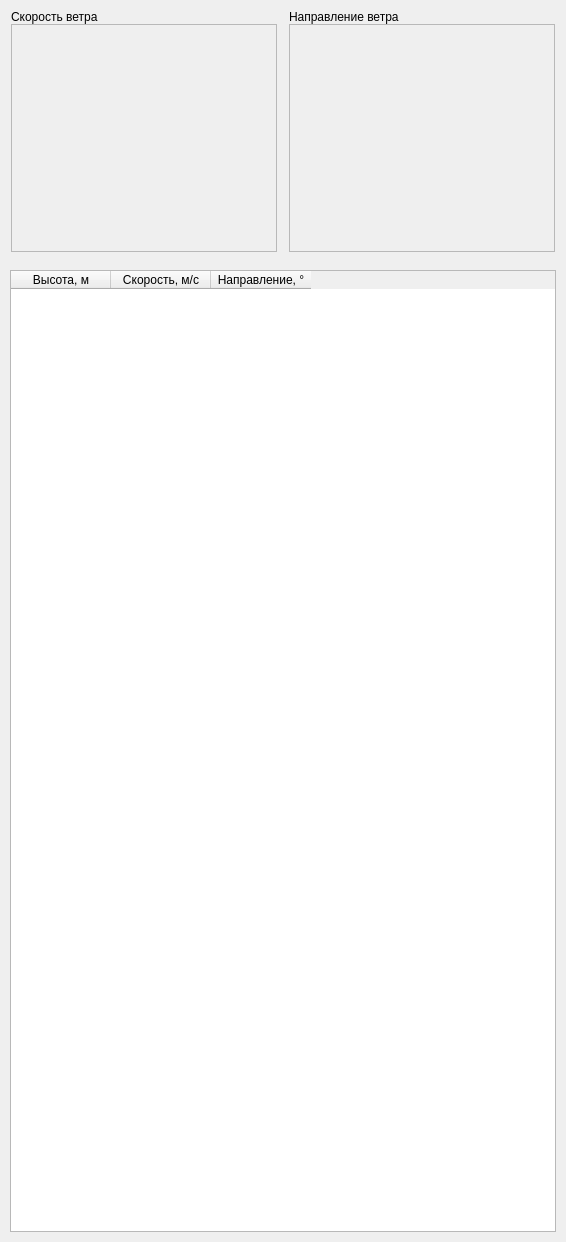
                <widget class="QWidget" name="scrollAreaWidgetContents_measWind">
                 <property name="geometry">
                  <rect>
                   <x>0</x>
                   <y>0</y>
                   <width>566</width>
                   <height>1242</height>
                  </rect>
                 </property>
                 <layout class="QVBoxLayout" name="vLayout_measWind">
                  <property name="spacing">
                   <number>10</number>
                  </property>
                  <property name="leftMargin">
                   <number>10</number>
                  </property>
                  <property name="topMargin">
                   <number>10</number>
                  </property>
                  <property name="rightMargin">
                   <number>10</number>
                  </property>
                  <property name="bottomMargin">
                   <number>10</number>
                  </property>
                  <item>
                   <layout class="QHBoxLayout" name="chartsRow_measWind">
                    <property name="spacing">
                     <number>10</number>
                    </property>
                    <item>
                     <widget class="QFrame" name="cardFrame_measWindSpeed">
                      <property name="minimumSize">
                       <size>
                        <width>0</width>
                        <height>190</height>
                       </size>
                      </property>
                      <property name="maximumSize">
                       <size>
                        <width>16777215</width>
                        <height>250</height>
                       </size>
                      </property>
                      <property name="frameShape">
                       <enum>QFrame::NoFrame</enum>
                      </property>
                      <layout class="QVBoxLayout" name="vLayout_card_measWindSpeed">
                       <property name="spacing">
                        <number>0</number>
                       </property>
                       <property name="leftMargin">
                        <number>1</number>
                       </property>
                       <property name="topMargin">
                        <number>0</number>
                       </property>
                       <property name="rightMargin">
                        <number>1</number>
                       </property>
                       <property name="bottomMargin">
                        <number>8</number>
                       </property>
                       <item>
                        <widget class="QLabel" name="label_measuredWindSpeed">
                         <property name="text">
                          <string>Скорость ветра</string>
                         </property>
                        </widget>
                       </item>
                       <item>
                        <widget class="QwtPlot" name="plot_izmWindSpeed_2">
                         <property name="sizePolicy">
                          <sizepolicy hsizetype="Expanding" vsizetype="Expanding">
                           <horstretch>2</horstretch>
                           <verstretch>0</verstretch>
                          </sizepolicy>
                         </property>
                         <property name="frameShape">
                          <enum>QFrame::StyledPanel</enum>
                         </property>
                         <property name="frameShadow">
                          <enum>QFrame::Raised</enum>
                         </property>
                        </widget>
                       </item>
                      </layout>
                     </widget>
                    </item>
                    <item>
                     <widget class="QFrame" name="cardFrame_measWindDir">
                      <property name="minimumSize">
                       <size>
                        <width>0</width>
                        <height>190</height>
                       </size>
                      </property>
                      <property name="maximumSize">
                       <size>
                        <width>16777215</width>
                        <height>250</height>
                       </size>
                      </property>
                      <property name="frameShape">
                       <enum>QFrame::NoFrame</enum>
                      </property>
                      <layout class="QVBoxLayout" name="vLayout_card_measWindDir">
                       <property name="spacing">
                        <number>0</number>
                       </property>
                       <property name="leftMargin">
                        <number>1</number>
                       </property>
                       <property name="topMargin">
                        <number>0</number>
                       </property>
                       <property name="rightMargin">
                        <number>1</number>
                       </property>
                       <property name="bottomMargin">
                        <number>8</number>
                       </property>
                       <item>
                        <widget class="QLabel" name="label_measuredWindDirection">
                         <property name="text">
                          <string>Направление ветра</string>
                         </property>
                        </widget>
                       </item>
                       <item>
                        <widget class="QwtPlot" name="plot_izmWindAzimut_2">
                         <property name="sizePolicy">
                          <sizepolicy hsizetype="Expanding" vsizetype="Expanding">
                           <horstretch>2</horstretch>
                           <verstretch>0</verstretch>
                          </sizepolicy>
                         </property>
                         <property name="frameShape">
                          <enum>QFrame::StyledPanel</enum>
                         </property>
                         <property name="frameShadow">
                          <enum>QFrame::Raised</enum>
                         </property>
                        </widget>
                       </item>
                      </layout>
                     </widget>
                    </item>
                   </layout>
                  </item>
                  <item>
                   <widget class="QTableWidget" name="tableWidget_izmWind_2">
                    <property name="sizePolicy">
                     <sizepolicy hsizetype="Expanding" vsizetype="Expanding">
                      <horstretch>1</horstretch>
                      <verstretch>0</verstretch>
                     </sizepolicy>
                    </property>
                    <property name="minimumSize">
                     <size>
                      <width>200</width>
                      <height>0</height>
                     </size>
                    </property>
                    <property name="editTriggers">
                     <set>QAbstractItemView::NoEditTriggers</set>
                    </property>
                    <column>
                     <property name="text">
                      <string>Высота, м</string>
                     </property>
                    </column>
                    <column>
                     <property name="text">
                      <string>Скорость, м/с</string>
                     </property>
                    </column>
                    <column>
                     <property name="text">
                      <string>Направление, °</string>
                     </property>
                    </column>
                   </widget>
                  </item>
                 </layout>
                </widget>
